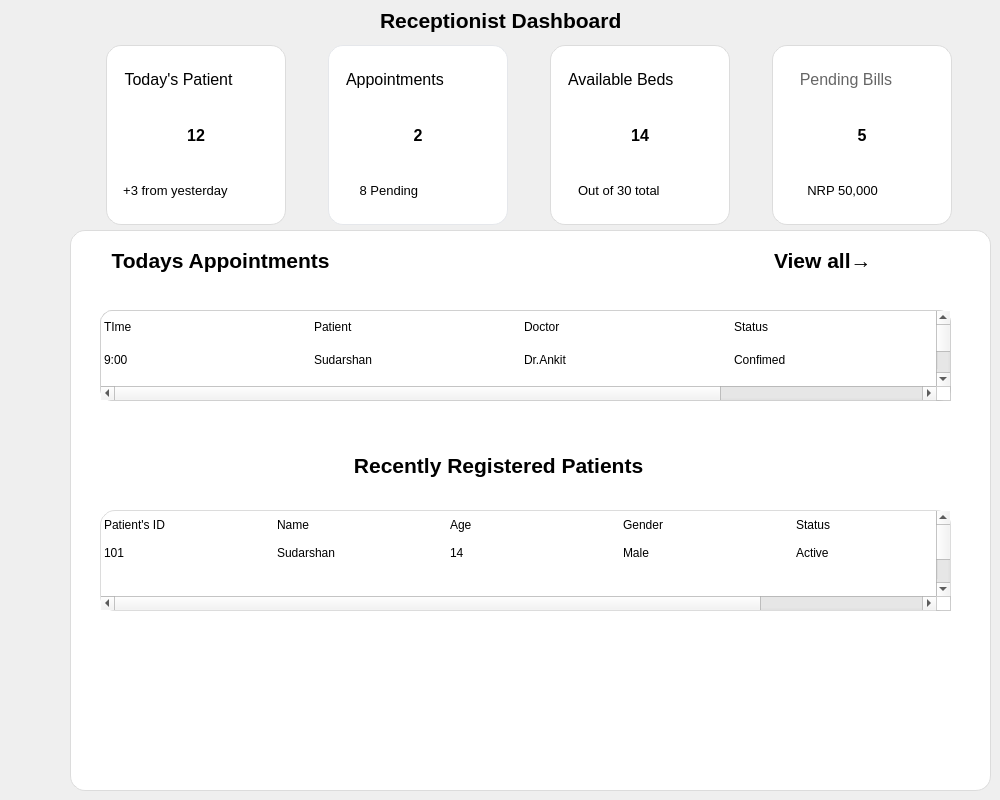
        <widget class="QWidget" name="page_3">
         <widget class="QLabel" name="receptionistdashboard">
          <property name="geometry">
           <rect>
            <x>380</x>
            <y>0</y>
            <width>321</width>
            <height>41</height>
           </rect>
          </property>
          <property name="font">
           <font>
            <family>Segoe UI</family>
            <pointsize>16</pointsize>
            <bold>true</bold>
           </font>
          </property>
          <property name="styleSheet">
           <string notr="true">color:black
;</string>
          </property>
          <property name="text">
           <string>Receptionist Dashboard</string>
          </property>
         </widget>
         <widget class="QWidget" name="layoutWidget">
          <property name="geometry">
           <rect>
            <x>70</x>
            <y>40</y>
            <width>921</width>
            <height>191</height>
           </rect>
          </property>
          <layout class="QHBoxLayout" name="horizontalLayout" stretch="1,2,2,0">
           <item>
            <widget class="QFrame" name="patients">
             <property name="minimumSize">
              <size>
               <width>180</width>
               <height>180</height>
              </size>
             </property>
             <property name="maximumSize">
              <size>
               <width>180</width>
               <height>180</height>
              </size>
             </property>
             <property name="styleSheet">
              <string notr="true">QFrame{
    background-color:white;
    border:1px solid #DCDCDC;
    border-radius:15px;
}</string>
             </property>
             <property name="frameShape">
              <enum>QFrame::Shape::StyledPanel</enum>
             </property>
             <property name="frameShadow">
              <enum>QFrame::Shadow::Raised</enum>
             </property>
             <layout class="QVBoxLayout" name="verticalLayout_10">
              <item>
               <layout class="QVBoxLayout" name="verticalLayout_6">
                <item>
                 <widget class="QLabel" name="todayspatient">
                  <property name="font">
                   <font>
                    <family>Segoe UI</family>
                    <pointsize>12</pointsize>
                   </font>
                  </property>
                  <property name="styleSheet">
                   <string notr="true">color:black
;
border: none;</string>
                  </property>
                  <property name="text">
                   <string>  Today's Patient</string>
                  </property>
                 </widget>
                </item>
                <item>
                 <widget class="QLabel" name="numberofpatient">
                  <property name="font">
                   <font>
                    <family>Segoe UI</family>
                    <pointsize>12</pointsize>
                    <bold>true</bold>
                   </font>
                  </property>
                  <property name="styleSheet">
                   <string notr="true">color:black
;
border: none;</string>
                  </property>
                  <property name="text">
                   <string>12</string>
                  </property>
                  <property name="alignment">
                   <set>Qt::AlignmentFlag::AlignCenter</set>
                  </property>
                 </widget>
                </item>
                <item>
                 <widget class="QLabel" name="changestoday">
                  <property name="font">
                   <font>
                    <family>Segoe UI</family>
                    <pointsize>10</pointsize>
                   </font>
                  </property>
                  <property name="styleSheet">
                   <string notr="true">color:black
;
border: none;</string>
                  </property>
                  <property name="text">
                   <string>  +3 from yesterday</string>
                  </property>
                 </widget>
                </item>
               </layout>
              </item>
             </layout>
            </widget>
           </item>
           <item>
            <widget class="QFrame" name="appointments">
             <property name="minimumSize">
              <size>
               <width>180</width>
               <height>180</height>
              </size>
             </property>
             <property name="maximumSize">
              <size>
               <width>180</width>
               <height>180</height>
              </size>
             </property>
             <property name="autoFillBackground">
              <bool>false</bool>
             </property>
             <property name="styleSheet">
              <string notr="true">QFrame{
    background:white;
    border:1px solid #E5E7EB;
    border-radius:15px;
}</string>
             </property>
             <property name="frameShape">
              <enum>QFrame::Shape::StyledPanel</enum>
             </property>
             <property name="frameShadow">
              <enum>QFrame::Shadow::Raised</enum>
             </property>
             <layout class="QVBoxLayout" name="verticalLayout_11">
              <item>
               <layout class="QVBoxLayout" name="verticalLayout_7">
                <item>
                 <widget class="QLabel" name="appointment">
                  <property name="font">
                   <font>
                    <family>Segoe UI</family>
                    <pointsize>12</pointsize>
                   </font>
                  </property>
                  <property name="styleSheet">
                   <string notr="true">color:black
;
border: none;</string>
                  </property>
                  <property name="text">
                   <string>  Appointments </string>
                  </property>
                 </widget>
                </item>
                <item>
                 <widget class="QLabel" name="numberofappointment">
                  <property name="font">
                   <font>
                    <family>Segoe UI</family>
                    <pointsize>12</pointsize>
                    <bold>true</bold>
                   </font>
                  </property>
                  <property name="styleSheet">
                   <string notr="true">color:black
;
border: none;</string>
                  </property>
                  <property name="text">
                   <string>2</string>
                  </property>
                  <property name="alignment">
                   <set>Qt::AlignmentFlag::AlignCenter</set>
                  </property>
                 </widget>
                </item>
                <item>
                 <widget class="QLabel" name="pending">
                  <property name="font">
                   <font>
                    <family>Segoe UI</family>
                    <pointsize>10</pointsize>
                   </font>
                  </property>
                  <property name="styleSheet">
                   <string notr="true">color:black
;
border: none;</string>
                  </property>
                  <property name="text">
                   <string>      8 Pending </string>
                  </property>
                 </widget>
                </item>
               </layout>
              </item>
             </layout>
            </widget>
           </item>
           <item>
            <widget class="QFrame" name="besavailable">
             <property name="minimumSize">
              <size>
               <width>180</width>
               <height>180</height>
              </size>
             </property>
             <property name="maximumSize">
              <size>
               <width>180</width>
               <height>180</height>
              </size>
             </property>
             <property name="styleSheet">
              <string notr="true">QFrame{
    background-color:white;
    border:1px solid #DCDCDC;
    border-radius:15px;
}</string>
             </property>
             <property name="frameShape">
              <enum>QFrame::Shape::StyledPanel</enum>
             </property>
             <property name="frameShadow">
              <enum>QFrame::Shadow::Raised</enum>
             </property>
             <layout class="QVBoxLayout" name="verticalLayout_12">
              <item>
               <layout class="QVBoxLayout" name="verticalLayout_8">
                <item>
                 <widget class="QLabel" name="availablebeds">
                  <property name="font">
                   <font>
                    <family>Segoe UI</family>
                    <pointsize>12</pointsize>
                   </font>
                  </property>
                  <property name="styleSheet">
                   <string notr="true">color:black
;
border: none;</string>
                  </property>
                  <property name="text">
                   <string>  Available Beds </string>
                  </property>
                 </widget>
                </item>
                <item>
                 <widget class="QLabel" name="numberofavailablebeds">
                  <property name="font">
                   <font>
                    <family>Segoe UI</family>
                    <pointsize>12</pointsize>
                    <bold>true</bold>
                   </font>
                  </property>
                  <property name="styleSheet">
                   <string notr="true">color:black
;
border: none;</string>
                  </property>
                  <property name="text">
                   <string>14</string>
                  </property>
                  <property name="alignment">
                   <set>Qt::AlignmentFlag::AlignCenter</set>
                  </property>
                 </widget>
                </item>
                <item>
                 <widget class="QLabel" name="remainingbeds">
                  <property name="font">
                   <font>
                    <family>Segoe UI</family>
                    <pointsize>10</pointsize>
                   </font>
                  </property>
                  <property name="styleSheet">
                   <string notr="true">color:black
;
border: none;</string>
                  </property>
                  <property name="text">
                   <string>     Out of 30 total</string>
                  </property>
                 </widget>
                </item>
               </layout>
              </item>
             </layout>
            </widget>
           </item>
           <item>
            <widget class="QFrame" name="billspending">
             <property name="minimumSize">
              <size>
               <width>180</width>
               <height>180</height>
              </size>
             </property>
             <property name="maximumSize">
              <size>
               <width>180</width>
               <height>180</height>
              </size>
             </property>
             <property name="styleSheet">
              <string notr="true">QFrame{
    background-color:white;
    border:1px solid #DCDCDC;
    border-radius:15px;
}</string>
             </property>
             <property name="frameShape">
              <enum>QFrame::Shape::StyledPanel</enum>
             </property>
             <property name="frameShadow">
              <enum>QFrame::Shadow::Raised</enum>
             </property>
             <layout class="QVBoxLayout" name="verticalLayout_13">
              <item>
               <layout class="QVBoxLayout" name="verticalLayout_9">
                <item>
                 <widget class="QLabel" name="pendingbills">
                  <property name="font">
                   <font>
                    <family>Segoe UI</family>
                    <pointsize>12</pointsize>
                   </font>
                  </property>
                  <property name="styleSheet">
                   <string notr="true">color:#666666;
border: none;</string>
                  </property>
                  <property name="text">
                   <string>    Pending Bills </string>
                  </property>
                 </widget>
                </item>
                <item>
                 <widget class="QLabel" name="numberofpendingbills">
                  <property name="font">
                   <font>
                    <family>Segoe UI</family>
                    <pointsize>12</pointsize>
                    <bold>true</bold>
                   </font>
                  </property>
                  <property name="styleSheet">
                   <string notr="true">color:black
;
border: none;</string>
                  </property>
                  <property name="text">
                   <string>5</string>
                  </property>
                  <property name="alignment">
                   <set>Qt::AlignmentFlag::AlignCenter</set>
                  </property>
                 </widget>
                </item>
                <item>
                 <widget class="QLabel" name="amountleft">
                  <property name="font">
                   <font>
                    <family>Segoe UI</family>
                    <pointsize>10</pointsize>
                   </font>
                  </property>
                  <property name="styleSheet">
                   <string notr="true">color:black
;
border: none;</string>
                  </property>
                  <property name="text">
                   <string>       NRP 50,000</string>
                  </property>
                 </widget>
                </item>
               </layout>
              </item>
             </layout>
            </widget>
           </item>
          </layout>
         </widget>
         <widget class="QWidget" name="layoutWidget">
          <property name="geometry">
           <rect>
            <x>70</x>
            <y>230</y>
            <width>921</width>
            <height>561</height>
           </rect>
          </property>
          <layout class="QVBoxLayout" name="verticalLayout_3" stretch="1">
           <item>
            <widget class="QFrame" name="frame_13">
             <property name="minimumSize">
              <size>
               <width>0</width>
               <height>0</height>
              </size>
             </property>
             <property name="maximumSize">
              <size>
               <width>1000000</width>
               <height>1000</height>
              </size>
             </property>
             <property name="styleSheet">
              <string notr="true">QFrame{
background-color:white;
border:1px solid #DCDCDC;
border-radius:15px;
}</string>
             </property>
             <property name="frameShape">
              <enum>QFrame::Shape::StyledPanel</enum>
             </property>
             <property name="frameShadow">
              <enum>QFrame::Shadow::Raised</enum>
             </property>
             <widget class="QWidget" name="informations" native="true">
              <property name="geometry">
               <rect>
                <x>20</x>
                <y>0</y>
                <width>911</width>
                <height>171</height>
               </rect>
              </property>
              <property name="styleSheet">
               <string notr="true">QPushButton{
background:white;
border:1px solid #CCCCCC;
border-radius:10px;
padding:8px;
}</string>
              </property>
              <widget class="QLabel" name="tableAppointments">
               <property name="geometry">
                <rect>
                 <x>10</x>
                 <y>10</y>
                 <width>295</width>
                 <height>41</height>
                </rect>
               </property>
               <property name="font">
                <font>
                 <family>Segoe UI</family>
                 <pointsize>16</pointsize>
                 <bold>true</bold>
                </font>
               </property>
               <property name="styleSheet">
                <string notr="true">color:black;
border:none;
</string>
               </property>
               <property name="text">
                <string>  Todays Appointments</string>
               </property>
              </widget>
              <widget class="QTableWidget" name="appointmenttable">
               <property name="geometry">
                <rect>
                 <x>10</x>
                 <y>80</y>
                 <width>851</width>
                 <height>91</height>
                </rect>
               </property>
               <property name="styleSheet">
                <string notr="true">color:black;
QTableWidget{
    background-color:white;
    border:none;
    gridline-color:#E5E5E5;
    font-size:11pt;
}

QHeaderView::section{
    background-color:#F5F5F5;
    border:none;
    padding:8px;
    font-weight:bold;
}
QFrame {
    background-color: white;
    border: 1px solid #d0d0d0;
    border-radius: 12px;
}</string>
               </property>
               <property name="editTriggers">
                <set>QAbstractItemView::EditTrigger::NoEditTriggers</set>
               </property>
               <property name="selectionBehavior">
                <enum>QAbstractItemView::SelectionBehavior::SelectRows</enum>
               </property>
               <property name="showGrid">
                <bool>false</bool>
               </property>
               <property name="rowCount">
                <number>5</number>
               </property>
               <property name="columnCount">
                <number>4</number>
               </property>
               <attribute name="horizontalHeaderVisible">
                <bool>false</bool>
               </attribute>
               <attribute name="horizontalHeaderDefaultSectionSize">
                <number>210</number>
               </attribute>
               <attribute name="horizontalHeaderStretchLastSection">
                <bool>true</bool>
               </attribute>
               <attribute name="verticalHeaderVisible">
                <bool>false</bool>
               </attribute>
               <attribute name="verticalHeaderDefaultSectionSize">
                <number>33</number>
               </attribute>
               <row/>
               <row/>
               <row/>
               <row/>
               <row/>
               <column/>
               <column/>
               <column/>
               <column/>
               <item row="0" column="0">
                <property name="text">
                 <string>TIme </string>
                </property>
               </item>
               <item row="0" column="1">
                <property name="text">
                 <string>Patient</string>
                </property>
               </item>
               <item row="0" column="2">
                <property name="text">
                 <string>Doctor</string>
                </property>
               </item>
               <item row="0" column="3">
                <property name="text">
                 <string>Status</string>
                </property>
               </item>
               <item row="1" column="0">
                <property name="text">
                 <string>9:00</string>
                </property>
               </item>
               <item row="1" column="1">
                <property name="text">
                 <string>Sudarshan</string>
                </property>
               </item>
               <item row="1" column="2">
                <property name="text">
                 <string>Dr.Ankit</string>
                </property>
               </item>
               <item row="1" column="3">
                <property name="text">
                 <string>Confimed</string>
                </property>
               </item>
              </widget>
              <widget class="QPushButton" name="btnViewAllAppointments">
               <property name="geometry">
                <rect>
                 <x>650</x>
                 <y>10</y>
                 <width>154</width>
                 <height>41</height>
                </rect>
               </property>
               <property name="font">
                <font>
                 <family>Segoe UI</family>
                 <pointsize>16</pointsize>
                 <bold>true</bold>
                </font>
               </property>
               <property name="styleSheet">
                <string notr="true">color:black;
border:none;
</string>
               </property>
               <property name="text">
                <string>  View all→</string>
               </property>
              </widget>
             </widget>
             <widget class="QWidget" name="information1" native="true">
              <property name="geometry">
               <rect>
                <x>20</x>
                <y>190</y>
                <width>861</width>
                <height>368</height>
               </rect>
              </property>
              <property name="minimumSize">
               <size>
                <width>0</width>
                <height>0</height>
               </size>
              </property>
              <property name="styleSheet">
               <string notr="true">QPushButton{
background:white;
border:1px solid #CCCCCC;
border-radius:10px;
padding:8px;
}</string>
              </property>
              <widget class="QLabel" name="tableRecentPatients">
               <property name="geometry">
                <rect>
                 <x>60</x>
                 <y>10</y>
                 <width>761</width>
                 <height>71</height>
                </rect>
               </property>
               <property name="font">
                <font>
                 <family>Segoe UI</family>
                 <pointsize>16</pointsize>
                 <bold>true</bold>
                </font>
               </property>
               <property name="styleSheet">
                <string notr="true">color:black;
border:none;
</string>
               </property>
               <property name="text">
                <string>                                   Recently Registered Patients</string>
               </property>
              </widget>
              <widget class="QTableWidget" name="registeredpatienttable">
               <property name="geometry">
                <rect>
                 <x>10</x>
                 <y>90</y>
                 <width>851</width>
                 <height>101</height>
                </rect>
               </property>
               <property name="styleSheet">
                <string notr="true">color:black;
QTableWidget{
    background-color:white;
    border:none;
    gridline-color:#E5E5E5;
    font-size:11pt;
}

QHeaderView::section{
    background-color:#F5F5F5;
    border:none;
    padding:8px;
    font-weight:bold;
}</string>
               </property>
               <property name="editTriggers">
                <set>QAbstractItemView::EditTrigger::NoEditTriggers</set>
               </property>
               <property name="selectionBehavior">
                <enum>QAbstractItemView::SelectionBehavior::SelectRows</enum>
               </property>
               <property name="showGrid">
                <bool>false</bool>
               </property>
               <property name="rowCount">
                <number>5</number>
               </property>
               <property name="columnCount">
                <number>5</number>
               </property>
               <attribute name="horizontalHeaderVisible">
                <bool>false</bool>
               </attribute>
               <attribute name="horizontalHeaderMinimumSectionSize">
                <number>15</number>
               </attribute>
               <attribute name="horizontalHeaderDefaultSectionSize">
                <number>173</number>
               </attribute>
               <attribute name="horizontalHeaderStretchLastSection">
                <bool>true</bool>
               </attribute>
               <attribute name="verticalHeaderVisible">
                <bool>false</bool>
               </attribute>
               <attribute name="verticalHeaderDefaultSectionSize">
                <number>28</number>
               </attribute>
               <row/>
               <row/>
               <row/>
               <row/>
               <row/>
               <column/>
               <column/>
               <column/>
               <column/>
               <column/>
               <item row="0" column="0">
                <property name="text">
                 <string>Patient's ID </string>
                </property>
               </item>
               <item row="0" column="1">
                <property name="text">
                 <string>Name </string>
                </property>
               </item>
               <item row="0" column="2">
                <property name="text">
                 <string>Age </string>
                </property>
               </item>
               <item row="0" column="3">
                <property name="text">
                 <string>Gender</string>
                </property>
               </item>
               <item row="0" column="4">
                <property name="text">
                 <string>Status </string>
                </property>
               </item>
               <item row="1" column="0">
                <property name="text">
                 <string>101</string>
                </property>
               </item>
               <item row="1" column="1">
                <property name="text">
                 <string>Sudarshan</string>
                </property>
               </item>
               <item row="1" column="2">
                <property name="text">
                 <string>14</string>
                </property>
               </item>
               <item row="1" column="3">
                <property name="text">
                 <string>Male </string>
                </property>
               </item>
               <item row="1" column="4">
                <property name="text">
                 <string>Active </string>
                </property>
               </item>
              </widget>
             </widget>
            </widget>
           </item>
          </layout>
         </widget>
        </widget>
